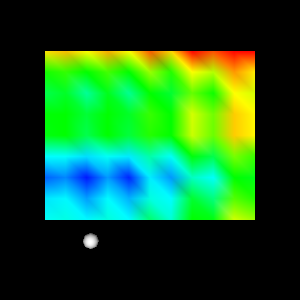

Here is the Python script that generated this plot:
#!/usr/bin/env python
# Demonstrate vtkmExtractVOI extracting a sub-region from a wavelet with sampling.

import vtkmodules.vtkInteractionStyle  # noqa: F401
import vtkmodules.vtkRenderingOpenGL2  # noqa: F401

from vtkmodules.vtkAcceleratorsVTKmFilters import vtkmExtractVOI
from vtkmodules.vtkFiltersCore import vtkTriangleFilter
from vtkmodules.vtkFiltersGeometry import vtkDataSetSurfaceFilter
from vtkmodules.vtkFiltersSources import vtkSphereSource
from vtkmodules.vtkImagingCore import vtkRTAnalyticSource
from vtkmodules.vtkRenderingCore import (
    vtkActor,
    vtkPolyDataMapper,
    vtkRenderWindow,
    vtkRenderWindowInteractor,
    vtkRenderer,
)

# Sphere for reference.
sphere = vtkSphereSource()
sphere.SetRadius(2.0)

sphere_mapper = vtkPolyDataMapper()
sphere_mapper.SetInputConnection(sphere.GetOutputPort())

sphere_actor = vtkActor()
sphere_actor.SetMapper(sphere_mapper)

# Wavelet source.
rt = vtkRTAnalyticSource()
rt.SetWholeExtent(-50, 50, -50, 50, 0, 0)

# Extract VOI via VTK-m.
voi = vtkmExtractVOI()
voi.SetInputConnection(rt.GetOutputPort())
voi.SetVOI(-11, 39, 5, 45, 0, 0)
voi.SetSampleRate(5, 5, 1)

# Surface and triangulate.
surf = vtkDataSetSurfaceFilter()
surf.SetInputConnection(voi.GetOutputPort())

tris = vtkTriangleFilter()
tris.SetInputConnection(surf.GetOutputPort())

# Mapper and actor.
mapper = vtkPolyDataMapper()
mapper.SetInputConnection(tris.GetOutputPort())
mapper.SetScalarRange(130, 280)

actor = vtkActor()
actor.SetMapper(mapper)

# Renderer
renderer = vtkRenderer()
renderer.AddActor(actor)
renderer.AddActor(sphere_actor)

# Window
render_window = vtkRenderWindow()
render_window.AddRenderer(renderer)
render_window.SetWindowName("vtkm extract voi")

# Scene
renderer.ResetCamera()

# Interactor
interactor = vtkRenderWindowInteractor()
interactor.SetRenderWindow(render_window)

interactor.Initialize()
interactor.Start()
